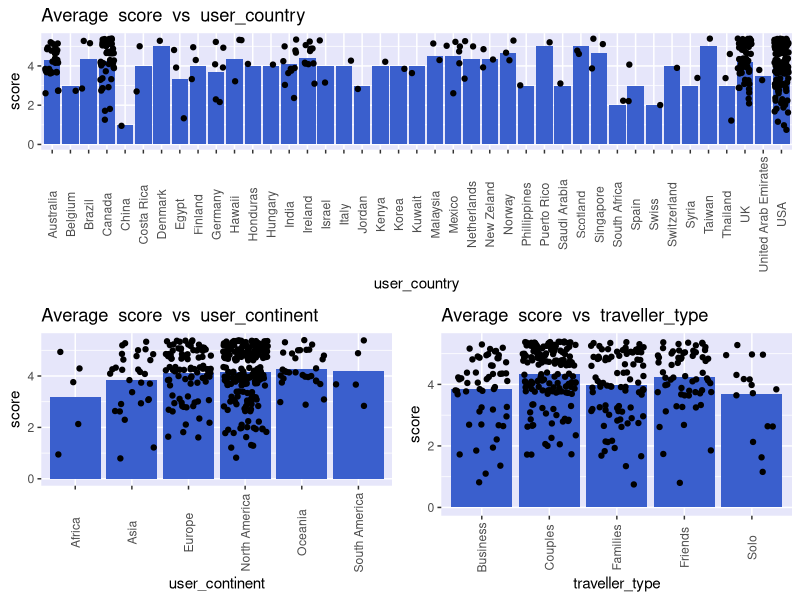
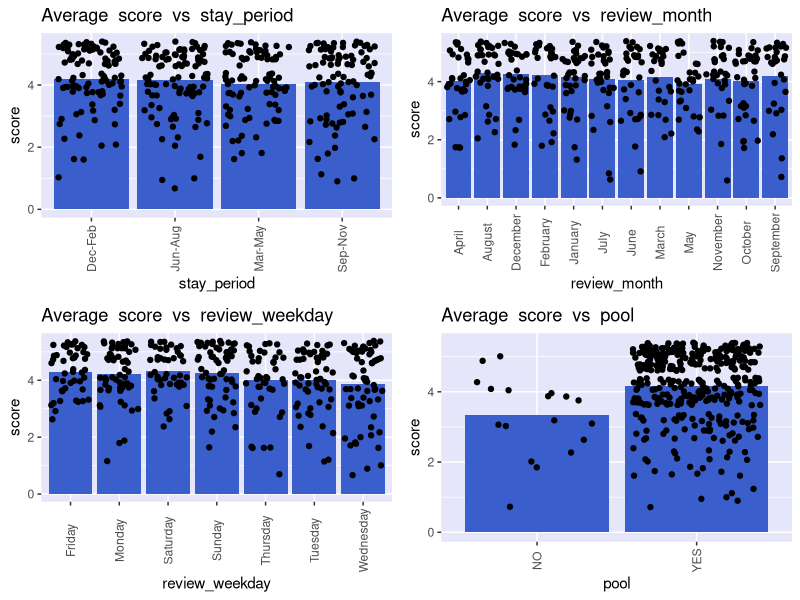
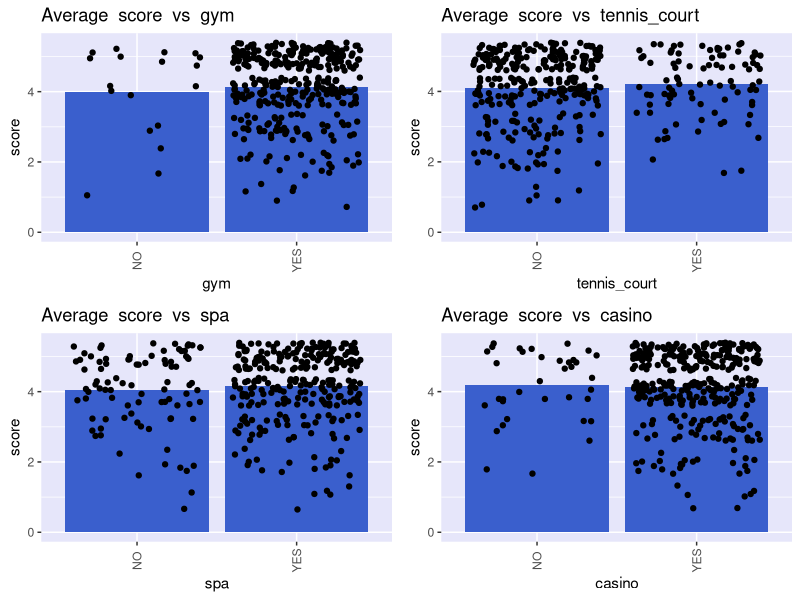
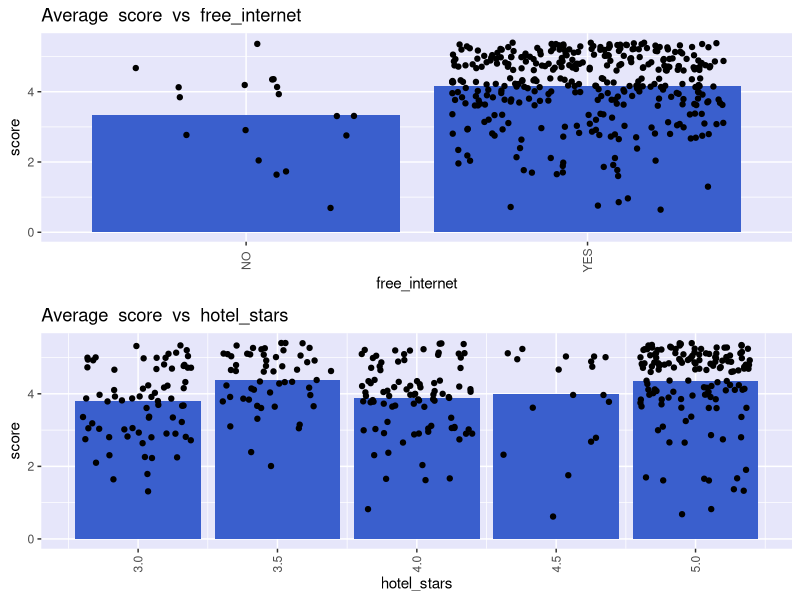
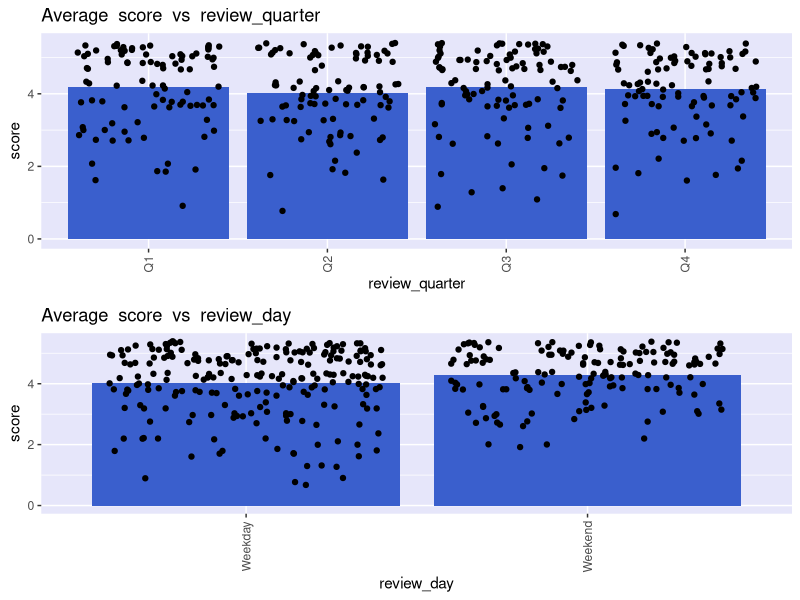
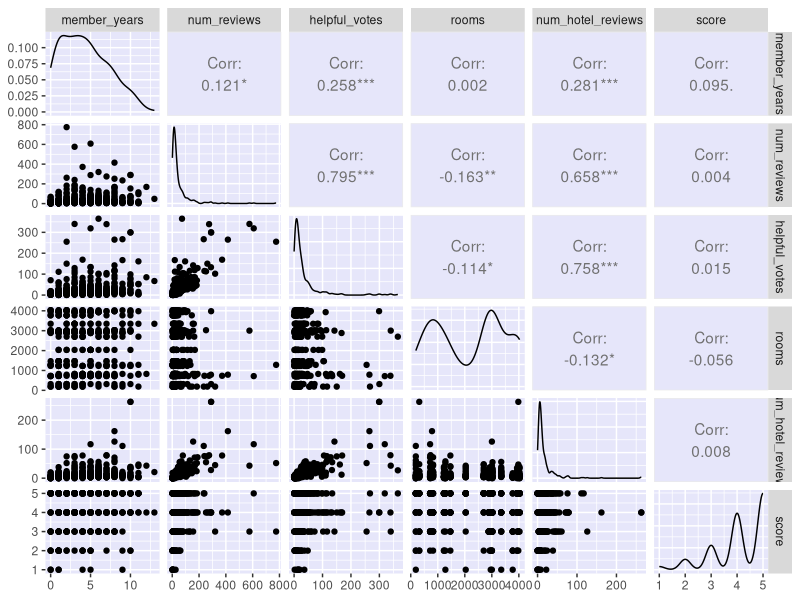

Generate these figures, in order, with R:
## ---- chunk 1
knitr::opts_chunk$set(echo = TRUE)


## ---- chunk 2

# loading required libraries
library(tidyverse)
library(caret)
library(readr)
library(ggplot2)
library(GGally)
library(repr)
library(gridExtra)



## ---- chunk 3
# reading dataset 
vegas_data <- read_csv2("../data/vegas_data.csv")

#splitting into training test data set  based on hotel names
set.seed(787)
train_index <- caret::createDataPartition(vegas_data$`Hotel name`,  p = 0.75, list = FALSE)
training_set <- vegas_data[train_index,]
test_set <- vegas_data[- train_index,]

dim(training_set)
dim(test_set)
## ---- chunk 4

head(training_set)

colnames(training_set)
## ---- chunk 5
#changing column names

colnames(training_set) <- c("user_country", "num_reviews", "num_hotel_reviews", "helpful_votes", "score", "stay_period", "traveller_type", "pool", "gym", "tennis_court", "spa", "casino", "free_internet", "hotel_name", "hotel_stars", "rooms", "user_continent", "member_years", "review_month", "review_weekday")

head(training_set)

## ---- chunk 6

any(is.na(training_set))

## ---- chunk 7

str(training_set)

# checking summary info for the training dataframe

summary(training_set)
## ---- chunk 8
sort(training_set$member_years)[1:10]

## ---- chunk 9
training_set[training_set$member_years== -1806,"member_years" ] = 0 

min(training_set$member_years)
## ---- chunk 10
str(training_set)

## ---- chunk 11
training_set <- training_set[c("user_country", "user_continent", "traveller_type",  "stay_period","review_month", "review_weekday", "member_years", "num_reviews", "helpful_votes", "pool", "gym", "tennis_court", "spa", "casino", "free_internet", "hotel_stars", "rooms", "num_hotel_reviews","score")]

head(training_set)

## ---- chunk 12

user_specific_features <- c("user_country", "user_continent", "traveller_type",  "stay_period","review_month", "review_weekday", "member_years", "num_reviews", "helpful_votes")

hotel_specific_features <- c("pool", "gym", "tennis_court", "spa", "casino", "free_internet", "hotel_stars", "rooms", "num_hotel_reviews")


categorical_features <- c("user_country", "user_continent", "traveller_type",  "stay_period","review_month", "review_weekday", "pool", "gym", "tennis_court", "spa", "casino", "free_internet", "hotel_stars")

numerical_features <- c( "member_years", "num_reviews", "helpful_votes",  "rooms", "num_hotel_reviews")

## ---- chunk 13
for (category in categorical_features){
  print(category)
  print(table(training_set[category]))
  cat("\n")
  cat("\n")
}


## ---- chunk 14

# function to create plot for categorical features


plot_categorical <- function(df, col_name_x, col_name_y = "score"){
  
  p <-  ggplot(df, aes_string(x = col_name_x, y  = col_name_y))+
    geom_bar(stat = "summary", fun.y = "mean", fill = "royalblue3")+
    geom_jitter()+
    theme(axis.text.x = element_text(angle = 90, vjust = 0.5),panel.background = element_rect(fill =   "lavender"))+
    ggtitle(paste("Average ", col_name_y," vs ", col_name_x))
  p
}

# list to hold plots

cat_plots <- vector('list', length(categorical_features))

cat_plots <- lapply(categorical_features, plot_categorical, df = training_set)

options(repr.plot.height = 10, repr.plot.width = 8)

grid.arrange(cat_plots[[1]], cat_plots[[2]], cat_plots[[3]],  layout_matrix = rbind(c(1,1),c(2,3)))
grid.arrange(cat_plots[[4]], cat_plots[[5]], cat_plots[[6]], cat_plots[[7]])
grid.arrange(cat_plots[[8]], cat_plots[[9]], cat_plots[[10]], cat_plots[[11]])
grid.arrange(cat_plots[[12]], cat_plots[[13]])
## ---- chunk 15
# removing user_countries column

training_set <- training_set[, -c(1)]

# Re-categorizing review months as quarters of a year rather than individual months. 
training_set$review_month <- factor(training_set$review_month)

levels(training_set$review_month) = list("Q1" = c("January", "February", "March"),
                                       "Q2" = c("April", "May", "June"),
                                       "Q3" = c("July", "August", "September"),
                                       "Q4" = c("October", "November", "December"))


# Re-categorizing review_weekday as weekends and weekdays rather than days of the week. 
# including Friday in weekend category

training_set$review_weekday <- factor(training_set$review_weekday)
levels(training_set$review_weekday) <- list("Weekday" = c("Monday", "Tuesday", "Wednesday", "Thursday"),
                                            "Weekend" = c("Friday","Saturday", "Sunday"))


# renaming these columns 

colnames(training_set)[4:5] <- c("review_quarter", "review_day")

# updating categorical feature vector 
categorical_features <- categorical_features[-1]
categorical_features[4:5] <- c("review_quarter", "review_day")

# updating user_specific feature vector
user_specific_features <- user_specific_features[-1]
user_specific_features[4:5] <- c("review_quarter", "review_day")




## ---- chunk 16
# list to hold plots

cat_plots <- vector('list', length(categorical_features))

cat_plots <- lapply(categorical_features, plot_categorical, df = training_set)

grid.arrange(cat_plots[[4]], cat_plots[[5]])

## ---- chunk 17
ggpairs(training_set, c(numerical_features, "score"))+
   theme(panel.background = element_rect(fill =   "lavender"))

